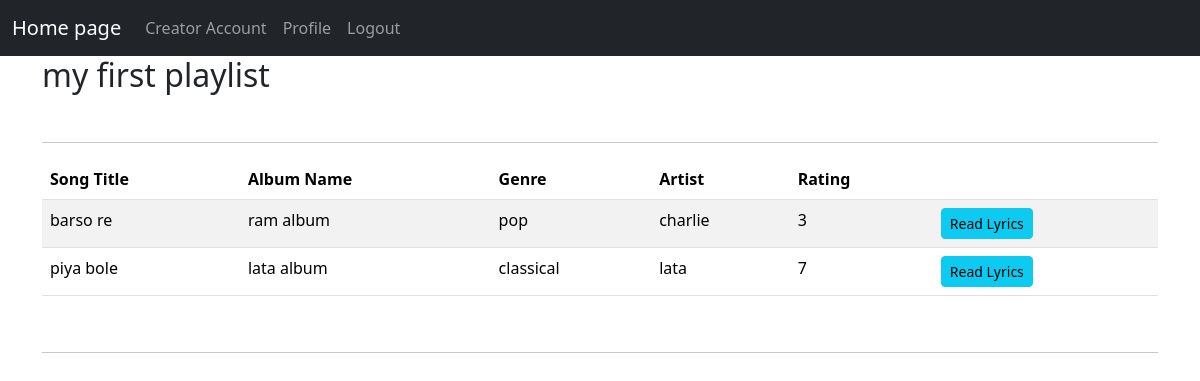
Page /view_playlist/1 (signed in) on the committed database.
### models.py (models this page shows)
class Playlist(db.Model):
    id = db.Column(db.Integer, primary_key=True)
    name = db.Column(db.String(100), nullable=False)
    user_id = db.Column(db.Integer, db.ForeignKey('user.id'), nullable=False)
    songs = db.relationship('Song', secondary='playlist_song', backref='playlistsforsong')

class Song(db.Model):
    id = db.Column(db.Integer, primary_key=True)
    title = db.Column(db.String(100), nullable=False)
    lyrics = db.Column(db.Text)
    duration = db.Column(db.Integer)
    date_created = db.Column(db.DateTime, nullable=False)
    rating = db.Column(db.Integer)
    album_id = db.Column(db.Integer, db.ForeignKey('album.id'), nullable=False)

class Album(db.Model):
    id = db.Column(db.Integer, primary_key=True)
    name = db.Column(db.String(100), nullable=False)
    genre = db.Column(db.String(50))
    artist = db.Column(db.String(100))
    user_id = db.Column(db.Integer, db.ForeignKey('user.id'), nullable=False)
    songs = db.relationship('Song', backref='album', lazy=True)

### routes.py (the view)
@app.route('/view_playlist/<int:playlist_id>')
def view_playlist(playlist_id):
    if 'user_id' not in session:
        flash('Please Login first')
        return redirect(url_for('user_login'))
    user = user=User.query.get(session['user_id'])
    playlist = Playlist.query.get(playlist_id)
    if not playlist:
        flash('Playlist not found!')
        return redirect(url_for('user_dashboard'))  # Redirect to the user dashboard or any appropriate page
    return render_template('view_playlist.html', playlist=playlist, user=user)

### templates/view_playlist.html (shortened to what this page needs)
{% extends 'layout.html' %}
{% block body %}
<div class="row">
    <div class="col-md-12">
        <h2>{{ playlist.name }}</h2><br><hr>
        <table class="table table-striped">
            <thead>
                <tr>
                    <th>Song Title</th>
                    <th>Album Name</th>
                    <th>Genre</th>
                    <th>Artist</th>
                    <th>Rating</th>
                    <th></th>
                </tr>
            </thead>
            <tbody>
                {% for song in playlist.songs %}
                <tr>
                    <td>{{ song.title }}</td>
                    <td>{{ song.album.name }}</td>
                    <td>{{ song.album.genre }}</td>
                    <td>{{ song.album.artist }}</td>
                    <td>{{ song.rating }}</td>
                    <td>
                        <a href="{{ url_for('read_lyrics', song_id=song.id) }}" class="btn btn-sm btn-info">Read Lyrics</a>
                    </td>
                </tr>
                {% endfor %}
            </tbody>
        </table>
</div>
</div>
<br><hr>
{% endblock body %}

### rows in the picture
Playlist: name "my first playlist"
Song: title "barso re", album.name "ram album", album.genre "pop", album.artist "charlie", rating "3"
Song: title "piya bole", album.name "lata album", album.genre "classical", album.artist "lata", rating "7"
